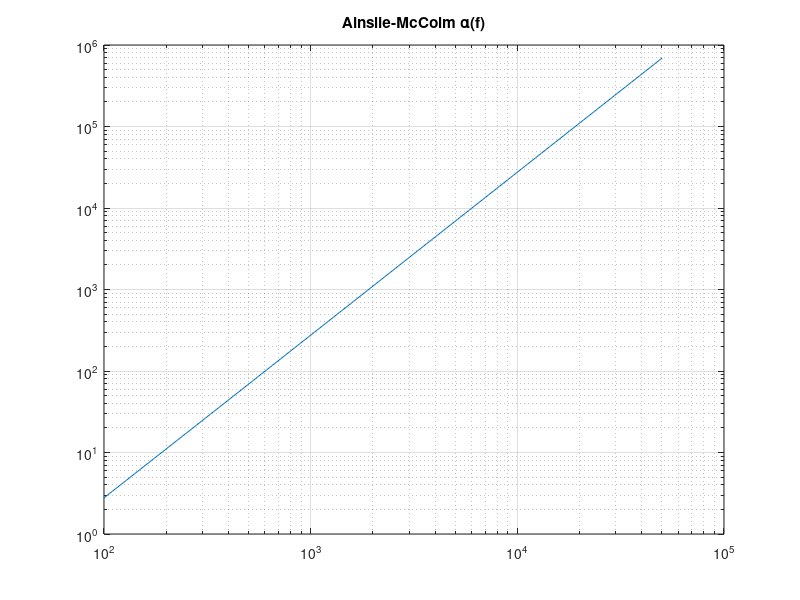

MATLAB code for this plot:
% Эйнсли-Макколм
% Современная модель затухания

Tkg = 10;
f = logspace(2, 4.7, 200);
f1 = 2.8*10^((Tkg-2)/43);
f2 = 62*10^((Tkg+30)/100);
a = 0.106*f.^2*f1./(f1^2+f.^2)*1e-3 + 0.6*f2*f.^2./(f2^2+f.^2)*1e-3 + 2.75e-4*f.^2;
figure;
loglog(f, a);
title('Ainslie-McColm \alpha(f)'); grid on;

%{
@play
{
 "title": "Ainslie-McColm",
 "groups": [
  {
   "name": "Environment",
   "controls": [
    {
     "var": "Tkg",
     "label": "T °C",
     "min": 0,
     "max": 30,
     "step": 1,
     "default": 10
    }
   ]
  }
 ]
}
%}
